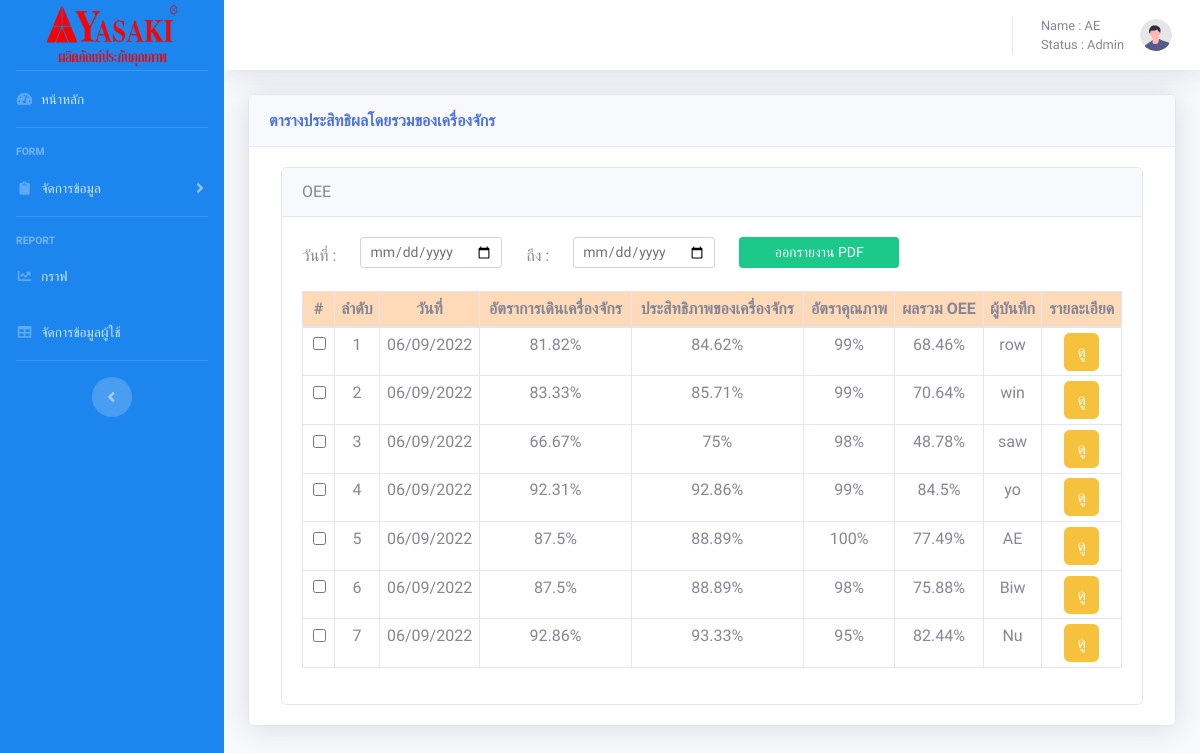
The app's page /admin/charts.php (signed in), older data.
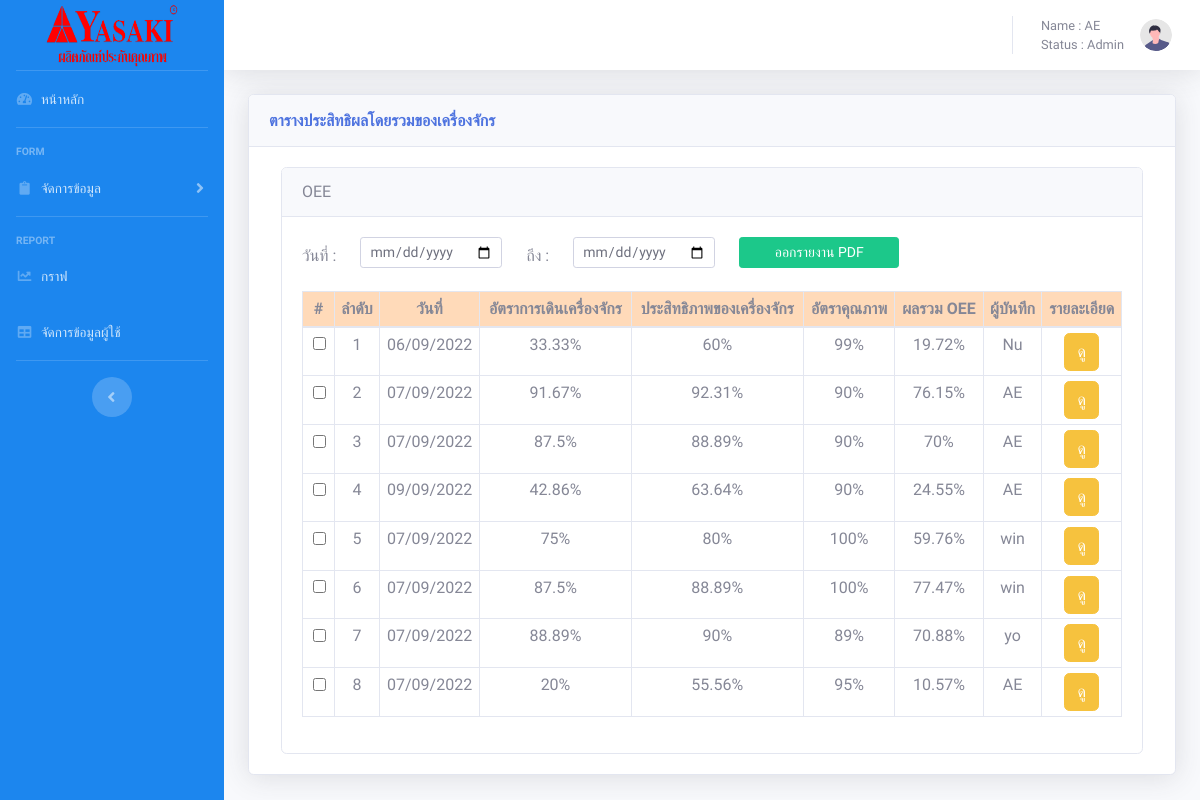
The same page, newer data.
### tables this page shows
CREATE TABLE `report` (
  `id` int(10) NOT NULL,
  `AT` double NOT NULL,
  `SP` double NOT NULL,
  `WT` double NOT NULL,
  `MS` double NOT NULL,
  `MIX` double NOT NULL,
  `RT` double NOT NULL,
  `MSS` double NOT NULL,
  `TT` double NOT NULL,
  `NO` double NOT NULL,
  `NUM` double NOT NULL,
  `TOT` double NOT NULL,
  `TR` float NOT NULL,
  `TS` float NOT NULL,
  `NT` int(20) NOT NULL,
  `EU` float NOT NULL,
  `date` date DEFAULT NULL,
  `u_id` varchar(10) NOT NULL
);

CREATE TABLE `users` (
  `u_id` int(11) NOT NULL,
  `u_usersname` varchar(50) NOT NULL,
  `u_pssaword` int(20) NOT NULL,
  `Status` varchar(20) NOT NULL,
  `std2` varchar(50) NOT NULL,
  `mac_id` varchar(50) NOT NULL
);

### admin/charts.php (the view, shortened to what the changed rows need)
<?php
require('config.php');
?>
<!DOCTYPE html>
<html lang="en">
<head>
    <link href="vendor/fontawesome-free/css/all.min.css" rel="stylesheet" type="text/css">
    <link href="css/sb-admin-2.min.css" rel="stylesheet">
    <link rel="stylesheet" type="text/css" href="https://cdn.datatables.net/1.12.1/css/dataTables.bootstrap5.min.css">
    <link rel="stylesheet" type="text/css" href="https://cdn.datatables.net/buttons/2.2.3/css/buttons.bootstrap5.min.css">
</head>
<body id="page-top" style="font-family: 'Pridi', serif;">
    <div id="wrapper">
        <div id="content-wrapper" class="d-flex flex-column">
            <div id="content">
                <div class="container-fluid">
                    <div class="card shadow mb-4">
                        <div class="card-body">
                            <div class="mx-auto col-12">
                                <div class="card">
                                    <div class="card-body">
                                        <div class="row mt-3">
                                            <div class="col-12 mx-auto">
                                                <form action="charts.php" method="get">
                                                    <table class="table table-bordered text-center table-sm " id="dataTable">
                                                        <thead>
                                                            <tr bgcolor="PeachPuff">
                                                                <th>#</th>
                                                                <th>ลำดับ</th>
                                                                <th>วันที่</th>
                                                                <th>อัตราการเดินเครื่องจักร</th>
                                                                <th>ประสิทธิภาพของเครื่องจักร</th>
                                                                <th>อัตราคุณภาพ</th>
                                                                <th>ผลรวม OEE</th>
                                                                <th>ผู้บันทึก</th>
                                                                <th>รายละเอียด</th>
                                                        </thead>
                                                        <?php
                                                        mysqli_query($conn, 'SET NAMES UTF8');
                                                        $sql = "SELECT * FROM `report` INNER JOIN users on report.u_id = users.u_id;";
                                                        $query = mysqli_query($conn, $sql);
                                                        $n1 = 0;
                                                        while ($value = mysqli_fetch_array($query)) {
                                                            $d = date_create($value['date']);
                                                            $d1 = date_format($d, "d/m/Y");
                                                            $n1++;
                                                            echo '<tr>
                                                        <td>
                                                        <div class="form-check">
                                                        <input type="checkbox" class="form-check-input w-100" id="no[]" name="no[]" value="' . $value["id"] . '">
                                                        </div>
                                                        </td>
                                                        </td>
                                                        <td>' . $n1 . '</td>
                                                        <td>' . $d1 . '</td>
                                                        <td>' . $value['TR'] . '%' . ' </td>
                                                        <td>' . $value['TS'] . '%' . '</td>
                                                        <td>' . $value['NT'] . '%' . '</td>
                                                        <td>' . $value['EU'] . '%' . '</td>
                                                        <td>' . $value['u_usersname'] . '</td>
                                                        <td><a href=" charts.php=' . $value["id"] . '&name=' . $value["u_usersname"] . '&date=' . $d1 . '"><button type="submit"  class="btn btn-warning  "name="button" >ดู</button>
                                                     </button>
                                                        </a></td>
                                                    </a>
                                                    </tr>';
                                                        }
                                                        ?>
                                                    </table>
                                                </form>
                                            </div>
                                        </div>
                                    </div>
                                </div>
                            </div>
                        </div>
                </div>
            </div>
        </div>
    </div>
    </div>
</body>
</html>

Row changes from the older to the newer data that the page shows:
removed report: date "06/09/2022", TR "81.82", TS "84.62", NT "99", EU "68.46", u.u_usersname "row"
removed report: date "06/09/2022", TR "83.33", TS "85.71", NT "99", EU "70.64", u.u_usersname "win"
removed report: date "06/09/2022", TR "66.67", TS "75", NT "98", EU "48.78", u.u_usersname "saw"
removed report: date "06/09/2022", TR "92.31", TS "92.86", NT "99", EU "84.5", u.u_usersname "yo"
removed report: date "06/09/2022", TR "87.5", TS "88.89", NT "100", EU "77.49", u.u_usersname "AE"
removed report: date "06/09/2022", TR "87.5", TS "88.89", NT "98", EU "75.88", u.u_usersname "Biw"
removed report: date "06/09/2022", TR "92.86", TS "93.33", NT "95", EU "82.44", u.u_usersname "Nu"
added report: date "06/09/2022", TR "33.33", TS "60", NT "99", EU "19.72", u.u_usersname "Nu"
added report: date "07/09/2022", TR "91.67", TS "92.31", NT "90", EU "76.15", u.u_usersname "AE"
added report: date "07/09/2022", TR "87.5", TS "88.89", NT "90", EU "70", u.u_usersname "AE"
added report: date "09/09/2022", TR "42.86", TS "63.64", NT "90", EU "24.55", u.u_usersname "AE"
added report: date "07/09/2022", TR "75", TS "80", NT "100", EU "59.76", u.u_usersname "win"
added report: date "07/09/2022", TR "87.5", TS "88.89", NT "100", EU "77.47", u.u_usersname "win"
added report: date "07/09/2022", TR "88.89", TS "90", NT "89", EU "70.88", u.u_usersname "yo"
added report: date "07/09/2022", TR "20", TS "55.56", NT "95", EU "10.57", u.u_usersname "AE"
